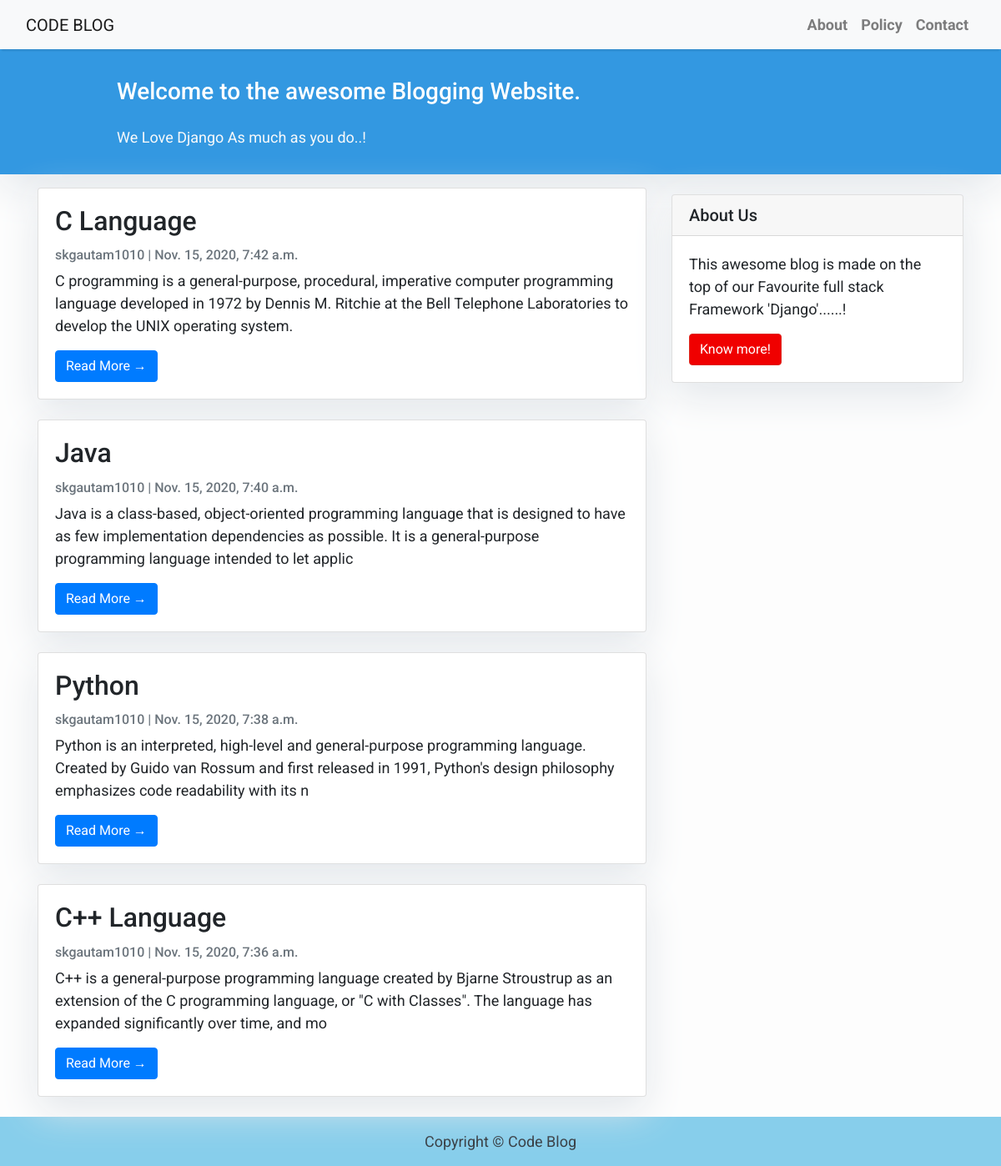
Before: / with the older database file.
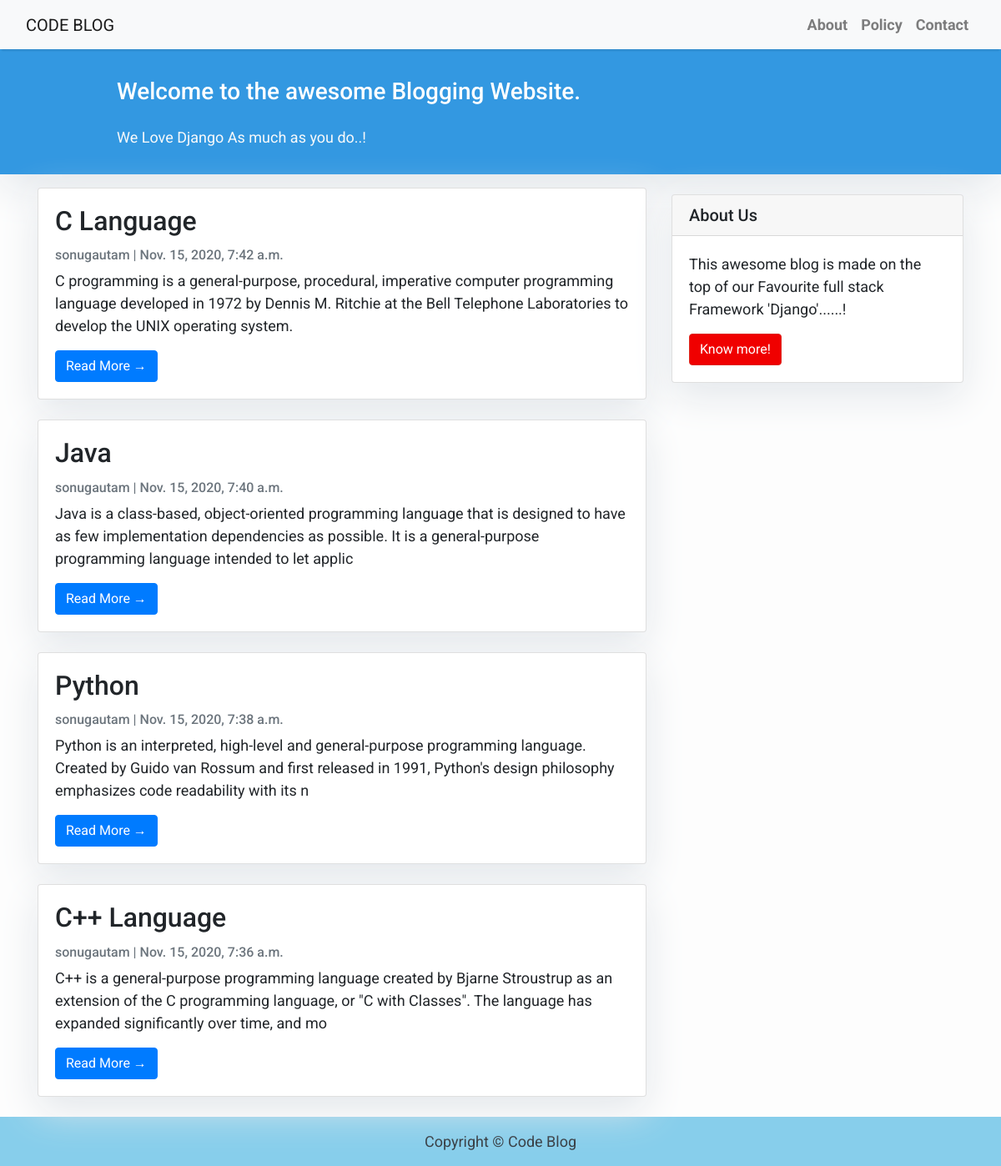
After: the same page with the newer database file.
### blog/models.py (models this page shows, shortened)
class Post(models.Model):
    title=models.CharField(max_length=400,unique=True)
    slug=models.SlugField(max_length=300,unique=True)
    author = models.ForeignKey(User, on_delete= models.CASCADE,related_name='blog_posts')
    content=models.TextField()
    created_on=models.DateTimeField(auto_now_add=True)
    updated_on=models.DateTimeField(auto_now=True)
    status = models.IntegerField(choices=STATUS, default=0)
    class Meta:
        ordering=['-created_on']

### blog/views.py (the view)
# urls.py: path('',views.PostList.as_view(),name='home'),
class PostList(generic.ListView):
    queryset=Post.objects.filter(status=1).order_by('-created_on')
    template_name='index.html'

### templates/index.html (shortened to what this page needs)
{% extends "base.html" %}
{% block content %}
<header class="masthead">
    <div class="container">
        <div class="row">
            <div class=" col-md-8 col-md-10 mx-auto">
                <div class="site-heading">
                    <h3 class=" site-heading my-4 mt-3 text-white"> Welcome to the awesome Blogging Website. </h3>
                    <p class="text-light">We Love Django As much as you do..! &nbsp
                    </p>
                </div>
            </div>
        </div>
    </div>
</header>
<div class="container">
    <div class="row">
        <div class="col-md-8 mt-3 left">
            {% for post in post_list %}
            <div class="card mb-4">
                <div class="card-body">
                    <h2 class="card-title">{{ post.title }}</h2>
                    <p class="card-text text-muted h6">{{ post.author }} | {{ post.created_on}} </p>
                    <p class="card-text">{{post.content|slice:":200" }}</p>
                    <a href="{% url 'post_detail' post.slug  %}" class="btn btn-primary">Read More &rarr;</a>
                </div>
            </div>
            {% endfor %}
        </div>
        {% block sidebar %} {% include 'sidebar.html' %} {% endblock sidebar %}
    </div>
</div>
{%endblock%}

Changed rows visible on the page:
changed Post "C Language": author "skgautam1010" → "sonugautam"
changed through a linked row, Post "Java": author "skgautam1010" → "sonugautam"
changed through a linked row, Post "Python": author "skgautam1010" → "sonugautam"
changed through a linked row, Post "C++ Language": author "skgautam1010" → "sonugautam"
